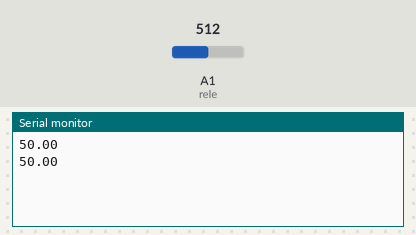
Bench run of a sketch on a simulated Arduino Uno, built with avr-gcc and run on an emulated ATmega328P. Parts: the last lines printed to the serial monitor. The inputs (shaded band) are chosen by the test bench; at power-on: A1 (rele) = 512.

Above: at 2.3 s.
2.4 s: A1 (rele) set to 716
At 4.2 s:
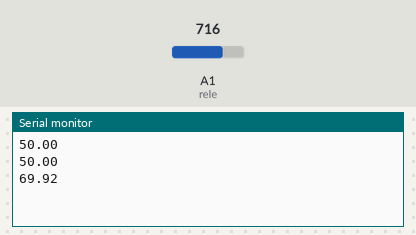
4.5 s: A1 (rele) set to 900
At 5.6 s:
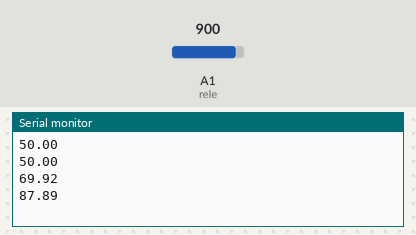
Timing chart, 0 to 7.5 s (numbered marks = the images above; inputs shaded):
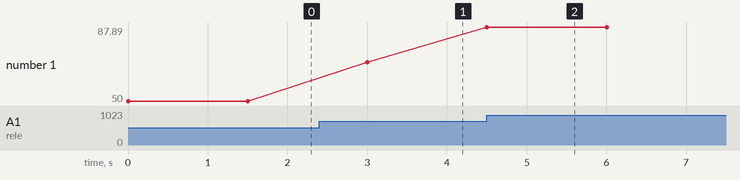

The sketch:

Funcao_Map.ino
```cpp
double rele = A1;   //saída para relé de maior potência


  double doubleMap(double x, double in_min, double in_max, double out_min, double out_max)
  {
  return (x - in_min) * (out_max - out_min) / (in_max - in_min) + out_min;
  }

void setup()
{

  Serial.begin(9600);      //inicia a comunicação Serial

}

void loop()
{
  double x, t;

  x = analogRead(rele);

  //x = map(x,0,1023,0,255);

  t = (x /(10.24));   // valor entre 1023 menos 255 = 7.69

  x = doubleMap( x, 20.00, 30.00, 22.00, 23.00);

  Serial.println(t);

  delay(1500);


}
```

Measured:
- after the input at 2.4 s, the serial monitor: prints a new line after 0.60 s (image 1)
- after the input at 4.5 s, the serial monitor: prints a new line at once (image 2)
- plotted number 1: 50 → 69.92 after the input at 2.4 s, 69.92 → 87.89 after the input at 4.5 s
